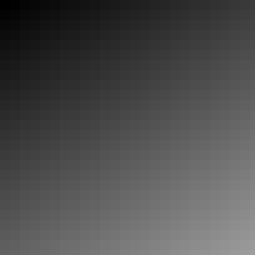
Frame 1 (no input)
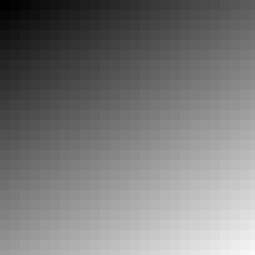
Frame 60 (the mouse pressed at the canvas centre just before this capture)
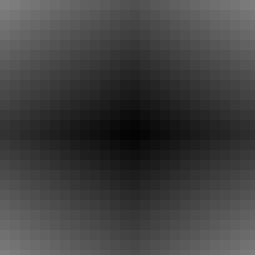
Frame 120 (the mouse held since frame 60 and released just before this capture)

The Processing sketch that drew these frames (run headless with seeded random() and noise(); from frame 60 on, the mouse is pressed at the canvas centre):

// Processing sketch: processing_106620
// ── processing_106620.pde

float distanceY;
float distanceX;

void setup() {
  size(255,255);
  background(0);
}

void draw() {

  for (int x=0; x<width; x+=10){
    noStroke();
    distanceX=abs(mouseX-x);
    fill(distanceX,100);
    rect(x,0,10,height);
  } 
    
    for(int y=0; y<height; y+=10){
      noStroke();  
      distanceY=abs(mouseY-y);
      fill(distanceY,100);
      rect(0,y,width,10);
    }
  }

  
